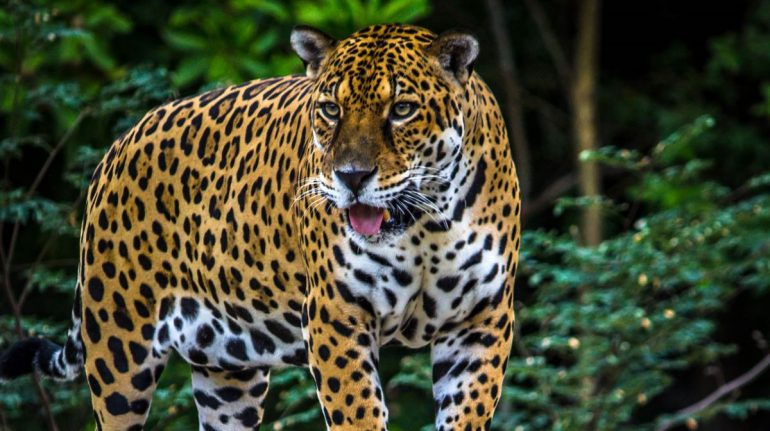
//> input picture ejemplosVC/Jaguar2.jpg, 770 x 431 px
$ ./ejemplo3 Jaguar2.jpg   (built with g++ and OpenCV 4)
//> lines starting //> are read from the running program, lines starting //| are printed output that depends on the picture
#include "opencv2/opencv.hpp"
#include "opencv2/highgui.hpp"
#include <iostream>
#include <ctype.h>
#include <cstring>

using namespace std;
using namespace cv;

/*
Encuentra el valor máximo de una imagen.
*/
template < typename X > X maximo (Mat & I)
{
   int i, j;
   X max;

   max = I.at < X > (0, 0);
   for (i = 0; i < I.rows; ++i)
   {
      X *ptr = I.ptr < X > (i);
      for (j = 0; j < I.cols; ++j, ++ptr)
         if (*ptr > max)
            max = *ptr;
   }
   return max;
}

/*
Encuentra el valor mínimo de una imagen.
*/
template < typename X > X minimo (Mat & I)
{
   int i, j;
   X min;

   min = I.at < X > (0, 0);
   for (i = 0; i < I.rows; ++i)
   {
      X *ptr = I.ptr < X > (i);
      for (j = 0; j < I.cols; ++j, ++ptr)
         if (*ptr < min)
            min = *ptr;
   }
   return min;
}

int main (int argc, char **argv)
{
   Mat I[4], Ir1, Ir2;
   char nombre[256];
   int cont, key, i, j;
   char inc;

   if (argc < 2)
   {
      cerr << "Se necesita pasar el nombre de un archivo"
         << " que contenga una imagen." << endl;
      exit (0);
   }

   strncpy (nombre, argv[1], 255);

   I[0] = imread (nombre);
//> I[0] is the input picture: 431 rows x 770 cols, CV_8UC3; mean B, G, R 48.7, 70.3, 67.1
   I[0].convertTo (I[1], CV_32FC3);
   cvtColor (I[0], I[2], COLOR_BGR2GRAY);
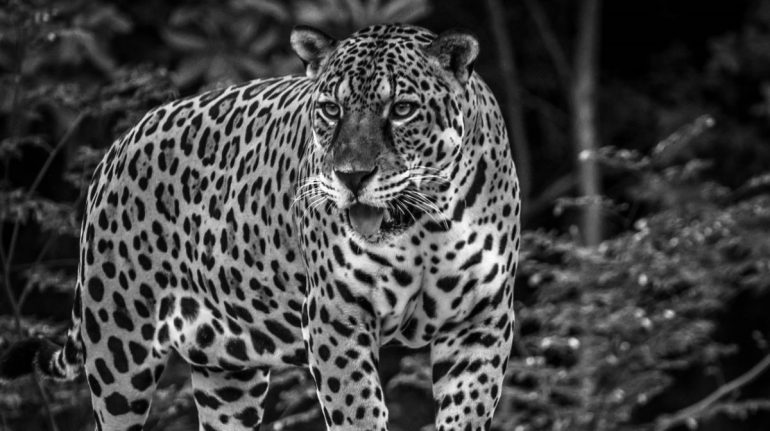
//> I[2]: 431 rows x 770 cols, CV_8UC1; min 0, max 255, mean 66.9
   cvtColor (I[1], I[3], COLOR_BGR2GRAY);

   Ir1 = I[2] (Rect (100, 100, 120, 60));
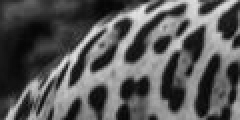
//> Ir1: 60 rows x 120 cols, CV_8UC1 (shown 2 times larger); min 5, max 234, mean 88.3
   Ir2 = I[2] (Rect (20, 20, 70, 50));
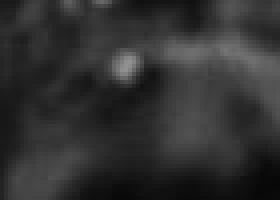
//> Ir2: 50 rows x 70 cols, CV_8UC1 (shown 4 times larger); min 7, max 145, mean 48.7
   for (i = 0; i < 4; ++i)
   {
      cout << "La imagen I[" << i << "] tiene " << I[i].rows
           << " renglones." << endl;
      cout << "La imagen I[" << i << "] tiene " << I[i].cols
           << " columnas." << endl;
      cout << "La imagen I[" << i << "] tiene " << I[i].channels()
           << " canales." << endl;
      cout << "Cada elemento de la imagen I[" << i << "] tiene tamaño "
           << I[i].size () << endl;
      cout << "Cada elemento de la imagen I[" << i << "] tiene tipo "
           << I[i].type () << endl;
      cout << "Cada elemento de la imagen I[" << i
           << "] tiene un 'paso' igual a " << I[i].step
           << endl << endl;
   }
//> this loop made 4 passes
//| La imagen I[0] tiene 431 renglones.
//| La imagen I[0] tiene 770 columnas.
//| La imagen I[0] tiene 3 canales.
//| Cada elemento de la imagen I[0] tiene tamaño [770 x 431]
//> (the first 4 of 24 printed lines)

   namedWindow ("Imagen1");
   namedWindow ("Imagen2");
   namedWindow ("Imagen3");
   cont = 0;
   inc = 1;
   do
   {
      Mat Out;


      imshow ("Imagen1", I[2]);
      imshow ("Imagen2", Ir1);
      imshow ("Imagen3", Ir2);
      cout << "El valor Mínimo de I[3] es "
           << minimo < float >(I[3]) << endl;
//> in minimo, `min = I.at < X > (0, 0);`: min = 18.33
//> after the loop in minimo, `for (i = 0; i < I.rows; ++i)`: min = 0
//| El valor Mínimo de I[3] es 0
      cout << "El valor Máximo de I[3] es "
           << maximo < float >(I[3]) << endl;
//> in maximo, `max = I.at < X > (0, 0);`: max = 18.33
//> the loop in maximo, `for (i = 0; i < I.rows; ++i)` made 431 passes
//> max on passes 1 to 3: 113.4, 116.7, 119.1
//> after the loop in maximo, `for (i = 0; i < I.rows; ++i)`: max = 254.7
//| El valor Máximo de I[3] es 254.701

      //Sumamos inc a cada pixel de la imagen.
      //I[2] = I[2] + inc;
      for (i = 0; i < I[2].rows; ++i)
         for (j = 0; j < I[2].cols; ++j)
            I[2].at < u_char >(i, j) =
         saturate_cast < u_char >(I[2].at < u_char >(i, j) + inc);

      for (i = 0; i < Ir1.rows; ++i)
      {
         u_char *ptr = Ir1.ptr < u_char >(i);
         for (j = 0; j < Ir1.cols; ++j, ++ptr)
            *ptr = saturate_cast < u_char >(*ptr + 2 * inc);
      }

      Mat_ < u_char >::iterator it, end;
      it = Ir2.begin < u_char >();
      end = Ir2.end < u_char >();
      for (; it != end; ++it)
         *it = saturate_cast < u_char >(*it - 2 * inc);

      cont = cont + inc;
      if (cont > 25 || cont < -25)
         inc = -inc;

      key = waitKeyEx (1);
//> the 'Q' key is pressed
   }
   while (toupper ((char) key) != 'Q');
//> I[2]: 431 rows x 770 cols, CV_8UC1; min 1, max 255, mean 67.9

   destroyAllWindows ();
   return 0;
}

$ run again, on ejemplosVC/Jaguarcito1.png
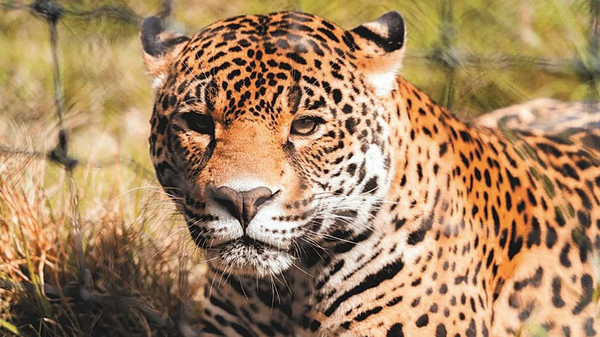
//> input picture ejemplosVC/Jaguarcito1.png, 600 x 337 px
//> I[0] is the input picture: 337 rows x 600 cols, CV_8UC3; mean B, G, R 97.7, 134.1, 167.1
//> `cvtColor (I[0], I[2], COLOR_BGR2GRAY);`:
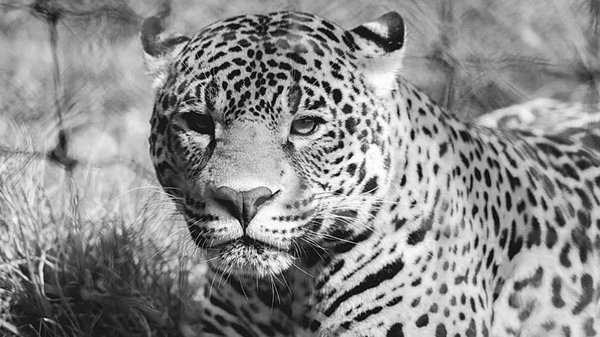
//> I[2]: 337 rows x 600 cols, CV_8UC1; min 0, max 255, mean 139.8
//> `Ir2 = I[2] (Rect (20, 20, 70, 50));`:
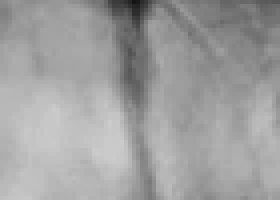
//> Ir2: 50 rows x 70 cols, CV_8UC1 (shown 4 times larger); min 20, max 204, mean 159.5
//> the loop `for (i = 0; i < 4; ++i)` made 4 passes
//| La imagen I[0] tiene 337 renglones.
//| La imagen I[0] tiene 600 columnas.
//| La imagen I[0] tiene 3 canales.
//| Cada elemento de la imagen I[0] tiene tamaño [600 x 337]
//> (the first 4 of 24 printed lines)
//> in minimo, `min = I.at < X > (0, 0);`: min = 153
//> the loop in minimo, `for (i = 0; i < I.rows; ++i)` made 337 passes
//> min on passes 1 to 3: 55.97, 51.27, 51.27
//> after the loop in minimo, `for (i = 0; i < I.rows; ++i)`: min = 0
//| El valor Mínimo de I[3] es 0
//> in maximo, `max = I.at < X > (0, 0);`: max = 153
//> the loop in maximo, `for (i = 0; i < I.rows; ++i)` made 337 passes
//> max on passes 1 to 3: 190.3, 190.3, 190.3
//> after the loop in maximo, `for (i = 0; i < I.rows; ++i)`: max = 254.7
//| El valor Máximo de I[3] es 254.658
